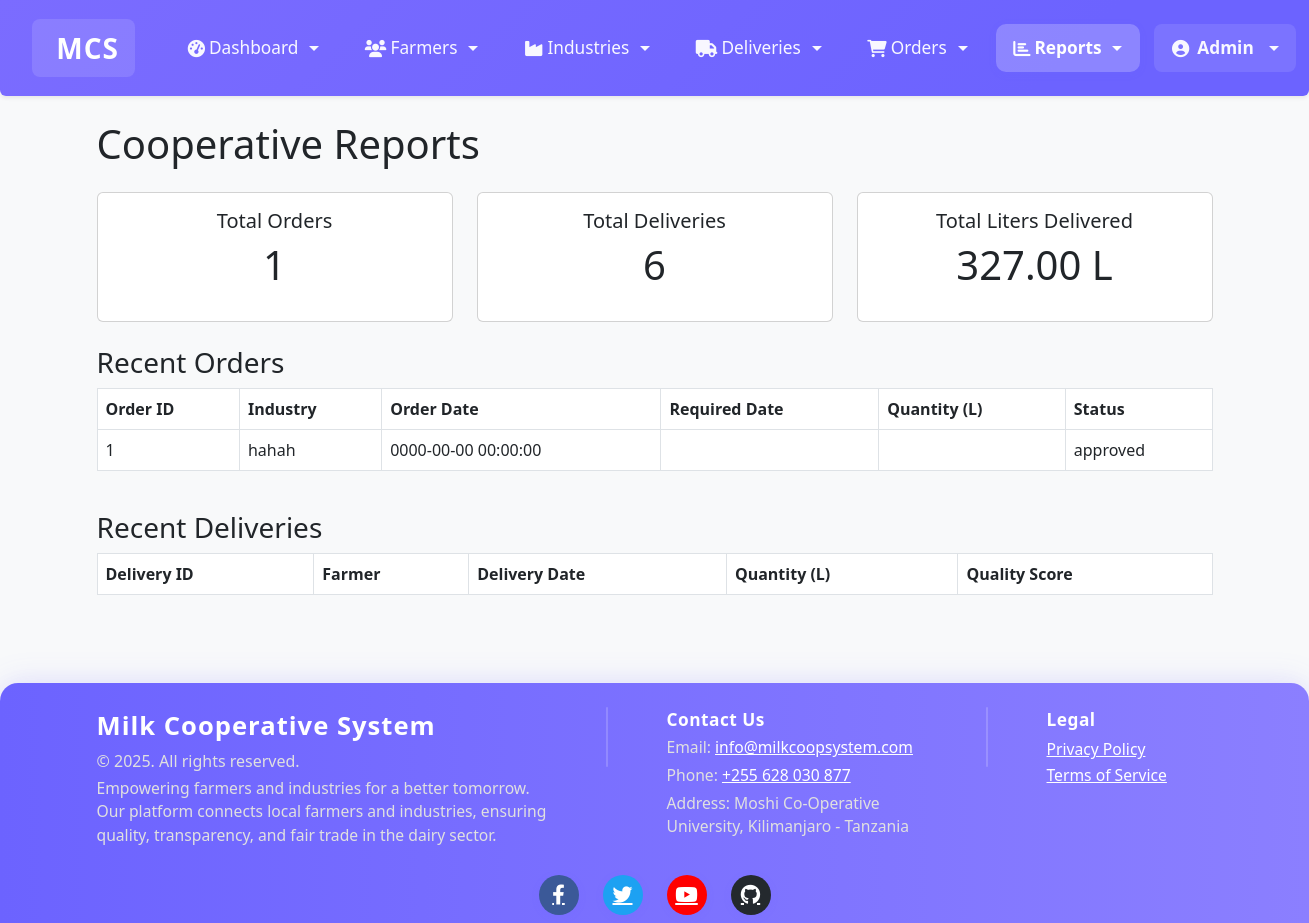
The app's page /modules/coop/reports.php (signed in) with its own data.
### tables this page shows
CREATE TABLE `orders` (
  `id` int(11) NOT NULL,
  `industry_id` int(11) DEFAULT NULL,
  `quantity` decimal(10,2) NOT NULL,
  `order_date` datetime NOT NULL,
  `delivery_date` datetime NOT NULL,
  `status` enum('pending','approved','completed','cancelled') DEFAULT 'pending',
  `created_at` timestamp NOT NULL DEFAULT current_timestamp()
);

CREATE TABLE `industries` (
  `id` int(11) NOT NULL,
  `industry_id` varchar(20) NOT NULL,
  `user_id` int(11) DEFAULT NULL,
  `company_name` varchar(100) NOT NULL,
  `contact_person` varchar(100) DEFAULT NULL,
  `phone` varchar(20) DEFAULT NULL,
  `email` varchar(100) DEFAULT NULL,
  `address` text DEFAULT NULL,
  `created_at` timestamp NOT NULL DEFAULT current_timestamp(),
  `industry_type` varchar(255) DEFAULT NULL,
  `created_by` int(11) DEFAULT NULL,
  `account_name` varchar(100) DEFAULT NULL,
  `account_number` varchar(50) DEFAULT NULL
);

### modules/coop/reports.php (the view, shortened to what this page needs)
<?php
require_once "../../config/db.php";
$orders_count = 0;
$deliveries_count = 0;
$delivered_liters = 0;
$res = mysqli_query($conn, "SELECT COUNT(*) as cnt FROM orders");
if($row = mysqli_fetch_assoc($res)) $orders_count = $row['cnt'];
$res = mysqli_query($conn, "SELECT COUNT(*) as cnt, COALESCE(SUM(quantity),0) as total_liters FROM milk_deliveries");
if($row = mysqli_fetch_assoc($res)) {
    $deliveries_count = $row['cnt'];
    $delivered_liters = $row['total_liters'];
}
$recent_orders = mysqli_query($conn, "SELECT o.*, i.company_name FROM orders o JOIN industries i ON o.industry_id = i.id ORDER BY o.order_date DESC LIMIT 10");
include "../../includes/header.php";
?>
<div class="container py-4">
    <h1 class="mb-4">Cooperative Reports</h1>
    <div class="row mb-4">
        <div class="col-md-4">
            <div class="card text-center">
                <div class="card-body">
                    <h5 class="card-title">Total Orders</h5>
                    <p class="display-6"><?php echo $orders_count; ?></p>
                </div>
            </div>
        </div>
        <div class="col-md-4">
            <div class="card text-center">
                <div class="card-body">
                    <h5 class="card-title">Total Deliveries</h5>
                    <p class="display-6"><?php echo $deliveries_count; ?></p>
                </div>
            </div>
        </div>
        <div class="col-md-4">
            <div class="card text-center">
                <div class="card-body">
                    <h5 class="card-title">Total Liters Delivered</h5>
                    <p class="display-6"><?php echo number_format($delivered_liters,2); ?> L</p>
                </div>
            </div>
        </div>
    </div>
    <h3>Recent Orders</h3>
    <div class="table-responsive mb-4">
        <table class="table table-bordered">
            <thead>
                <tr>
                    <th>Order ID</th>
                    <th>Industry</th>
                    <th>Order Date</th>
                    <th>Required Date</th>
                    <th>Quantity (L)</th>
                    <th>Status</th>
                </tr>
            </thead>
            <tbody>
                <?php while($order = mysqli_fetch_assoc($recent_orders)): ?>
                <tr>
                    <td><?php echo $order['id']; ?></td>
                    <td><?php echo htmlspecialchars($order['company_name']); ?></td>
                    <td><?php echo $order['order_date']; ?></td>
                    <td><?php echo $order['required_date']; ?></td>
                    <td><?php echo $order['quantity_liters']; ?></td>
                    <td><?php echo $order['status']; ?></td>
                </tr>
                <?php endwhile; ?>
            </tbody>
        </table>
    </div>
    <h3>Recent Deliveries</h3>
    <div class="table-responsive">
        <table class="table table-bordered">
            <thead>
                <tr>
                    <th>Delivery ID</th>
                    <th>Farmer</th>
                    <th>Delivery Date</th>
                    <th>Quantity (L)</th>
                    <th>Quality Score</th>
                </tr>
            </thead>
        </table>
    </div>
</div>
<?php include "../../includes/footer.php"; ?>

### includes/header.php (style rules this page uses)
html, body { margin: 0 !important; padding: 0 !important; box-sizing: border-box; }
body { padding-top: 90px; background: var(--background-color, #F8F9FA); }

### records on screen
orders: id "1", industry.company_name "hahah", order_date "0000-00-00 00:00:00", status "approved"

### other values on screen
$_SESSION["username"] "Admin"
$orders_count "1"
$deliveries_count "6"
$delivered_liters "327.00"
